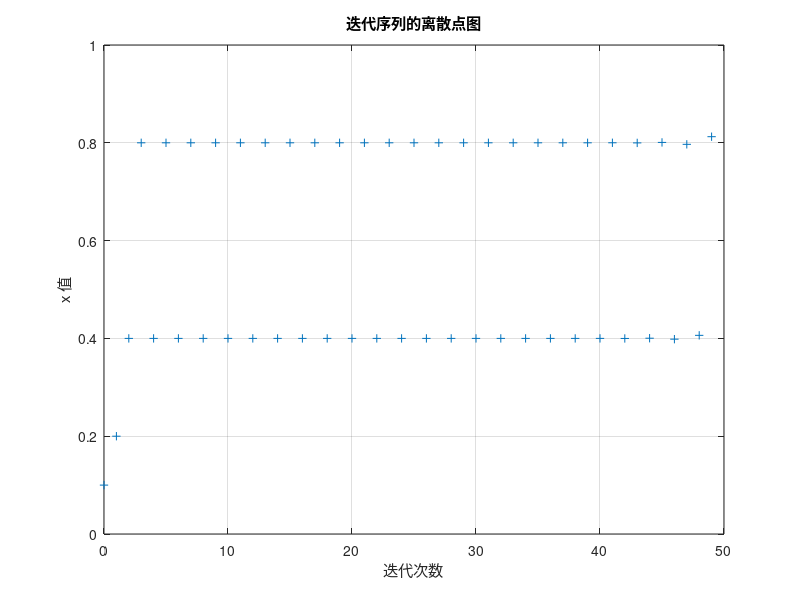

Write MATLAB code to recreate this figure.
f = @(x) 1-2*abs(1/2-x);

x0 = 1/10;
tims = 50;

% 初始化数组来存储迭代结果
xs = zeros(1, tims);
xs(1) = x0;

% 进行迭代
for i = 2:tims
    xs(i) = f(xs(i-1));
end

plot(0:tims-1, xs, '+');
xlabel('迭代次数');
ylabel('x 值');
title('迭代序列的离散点图');
grid on;